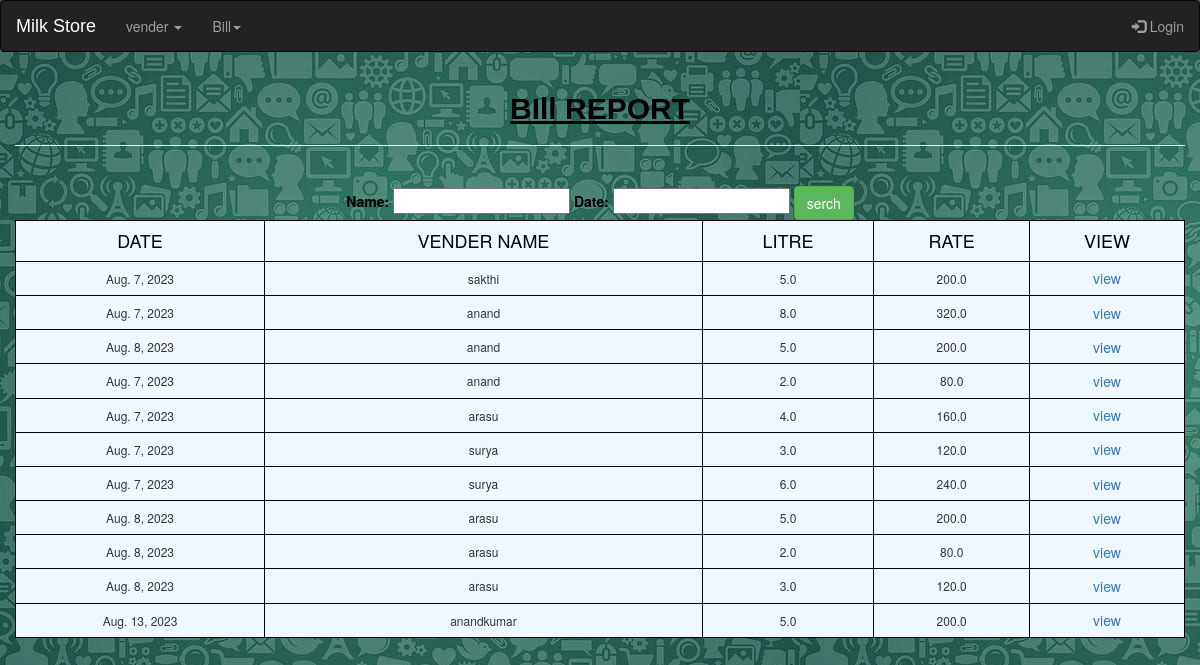
The app's page /billreport (signed in) with its own data.
### app/models.py (models this page shows)
class Article(models.Model):
    date=models.DateField()
    litre=models.FloatField(max_length=100,)
    rate=models.FloatField(max_length=100,)
    vendor=models.ForeignKey(appmodel,on_delete=models.CASCADE)
    name=models.CharField(max_length=30,null=True)

### app/views.py (the view)
# urls.py: path("billreport",views.billreport,name="billreport"),
def billreport(request):
    if request.user.is_authenticated:
        allbill=Article.objects.all()
        filter=Orderfilter(request.GET, queryset=allbill)
        allbill=filter.qs
        return render(request,"html/billreport.html",{"data":allbill,"filter":filter})
    else:
        return redirect('home')

### template/html/billreport.html (shortened to what this page needs)
<!DOCTYPE html>
<html lang="en">
<head>
    {% load static %}
    <link rel="stylesheet" href="{% static 'css/bootstrap.min.css'%}">
</head>
<body>
    <nav class="navbar navbar-inverse">
        <div class="container-fluid">
          <div class="navbar-header">
            <a class="navbar-brand" href="/home"><p style="color: white;">Milk Store</p></a>
          </div>
          <ul class="nav navbar-nav">
            <li class="dropdown"><a class="dropdown-toggle" data-toggle="dropdown" href="#">vender <span class="caret"></span></a>
            </li>
            <li class="dropdown"><a class="dropdown-toggle" data-toggle="dropdown" href="#">Bill<span class="caret"></span></a>
          </li>
          </ul>
          <ul class="nav navbar-nav navbar-right">
            <li><a href="/logout"><span class="glyphicon glyphicon-log-in"></span> Login</a></li>
          </ul>
        </div>
      </nav>
    <div class="container-fluid">
       <center><h2><b><ins>BIll REPORT</ins></b></h2>
       <hr>
       <br>
       <div>
        <form action="#" style="color: black;">
          {{filter.form}}
          <button class="btn btn-success">serch</button>
        </form>
       </div>
       <table style="width: 100%;">
        <tr>
            <th><h4>DATE</h4></th>
            <th><h4>VENDER NAME</h4></th>
            <th><h4>LITRE</h4></th>
            <th><h4>RATE</h4></th>
            <th><h4>VIEW</h4></th>
        </tr>
        <tr>
            {% for value in data %}
            <td><h6>{{value.date}}</h6></td>
            <td><h6>{{value.name}}</h6></td>
            <td><h6>{{value.litre}}</h6></td>
            <td><h6>{{value.rate}}</h6></td>
            <td><a href="/billview/{{value.id}}" >view</a></td>
        </tr>
        {% endfor %}
       </table>
       </center>
    </div>
  </body>
</html>

### records on screen
Article: date "Aug. 7, 2023", name "sakthi", litre "5.0", rate "200.0"
Article: date "Aug. 7, 2023", name "anand", litre "8.0", rate "320.0"
Article: date "Aug. 8, 2023", name "anand", litre "5.0", rate "200.0"
Article: date "Aug. 7, 2023", name "anand", litre "2.0", rate "80.0"
Article: date "Aug. 7, 2023", name "arasu", litre "4.0", rate "160.0"
Article: date "Aug. 7, 2023", name "surya", litre "3.0", rate "120.0"
Article: date "Aug. 7, 2023", name "surya", litre "6.0", rate "240.0"
Article: date "Aug. 8, 2023", name "arasu", litre "5.0", rate "200.0"
Article: date "Aug. 8, 2023", name "arasu", litre "2.0", rate "80.0"
Article: date "Aug. 8, 2023", name "arasu", litre "3.0", rate "120.0"
Article: date "Aug. 13, 2023", name "anandkumar", litre "5.0", rate "200.0"
